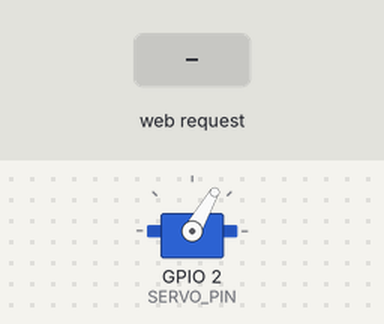
This program was run on a simulated ESP32. Parts: servo. The inputs (shaded band) are chosen by the test bench. WiFi joins after 1.5 s; servers stay silent unless stated; what the program prints to the serial monitor is not drawn.

Above: at 2.7 s.
2.8 s: HTTP request GET /toggle received
At 3.4 s:
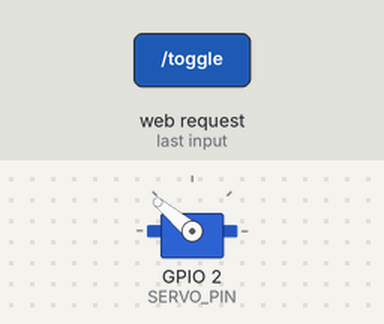
5.1 s: HTTP request GET /servo?pos=1 received
At 5.7 s:
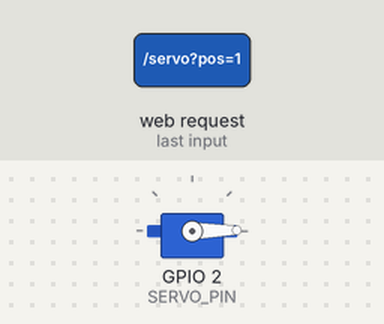
6.6 s: HTTP request GET /servo?pos=120 received
At 6.9 s:
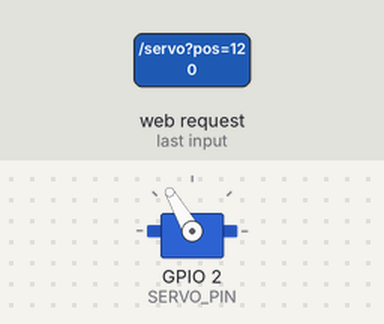
8.1 s: HTTP request GET /toggle?pos=1 received
At 9.8 s:
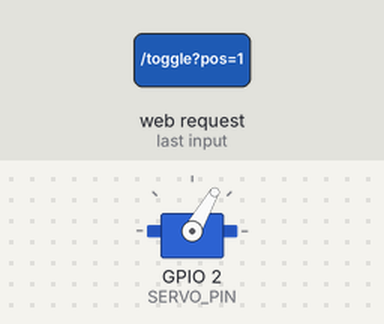
Timing chart, 0 to 11.3 s (numbered marks = the images above; inputs shaded):
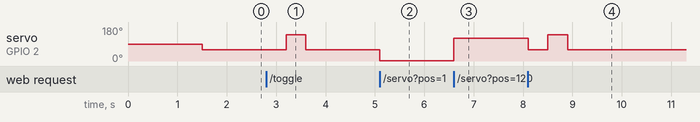

Measured:
- after the input at 2.8 s, servo on GPIO 2 (SERVO_PIN): 60° → 140° after 0.40 s, → 60° 0.40 s later
- after the input at 5.1 s, servo on GPIO 2 (SERVO_PIN): 60° → 1° at once
- after the input at 6.6 s, servo on GPIO 2 (SERVO_PIN): 1° → 120° at once
- after the input at 8.1 s, servo on GPIO 2 (SERVO_PIN): 120° → 60° at once, → 140° 0.40 s later, → 60° 0.40 s later

The program:

main.cpp
```cpp
#include <Arduino.h>
#include <ESP32Servo.h>
#include <WebServer.h>
#include <WiFi.h>

#define SERVO_PIN 2

const char* ssid = "your Wifi Name";
const char* password = "wife password here";

const char index_html[] = R"(
<!DOCTYPE html>
<html lang="en">

<head>
  <meta charset="UTF-8" />
  <meta name="viewport" content="width=device-width, initial-scale=1.0" />
  <title>ESP32 light switch</title>
  <style>
    :root {
      --bg: #f5f6fa;
      --primary: #0078d7;
      --text: #333;
      --card-bg: #fff;
      --border: #ddd;
    }

    body {
      font-family: 'Segoe UI', Roboto, sans-serif;
      background-color: var(--bg);
      margin: 0;
      padding: 0;
      color: var(--text);
      display: flex;
      flex-direction: column;
      align-items: center;
      min-height: 100vh;
    }

    header {
      width: 100%;
      background: var(--primary);
      color: white;
      text-align: center;
      padding: 0;
      box-shadow: 0 2px 5px rgba(0, 0, 0, 0.1);
    }

    .button-holder {
      flex: 1;
      display: flex;
      flex-direction: column;
      justify-items: center;
      width: 90%;
      max-width: 400px;
      padding: 2rem;
    }

    .switch {
      background: var(--primary);
      color: white;
      border: none;
      border-radius: 5px;
      padding: 1rem;
      margin: 0.5rem;
      font-size: 2rem;
      cursor: pointer;
      transition: background 0.2s;
    }

    button:hover {
      background: #005ea3;
    }

    footer {
      text-align: center;
      padding: 1rem;
      font-size: 0.9rem;
      color: #666;
    }
  </style>
</head>

<body>
  <header>
    <h1>Light Switch Controls</h1>
  </header>

  <div class="button-holder">
    <button class="switch" id="toggleBtn">Toggle</button>
  </div>

  <footer>
    &copy; Trademarked by Tunnel Hermits cuz yea we made this and not GPT
  </footer>

  <!-- JavaScript -->
  <script>
    document.getElementById("toggleBtn").addEventListener("click", toggleLed);

    async function toggleLed() {
      try {
        await fetch("/toggle");
      } catch (err) {
        console.error("Error toggling LED:", err);
      }
    }

  </script>
</body>

</html>
)";

Servo myservo;
WebServer server(80);  // HTTP server on port 80

void handleRoot() {
    server.send(200, "text/html", index_html);
}

void handleServo() {
    if (server.hasArg("pos")) {
        int pos = server.arg("pos").toInt();
        if (pos >= 0 && pos <= 180) {
            myservo.write(pos);
            String message = "Moved servo to position: " + String(pos);
            server.send(200, "text/plain", message);
        } else {
            server.send(400, "text/plain", "Invalid angle. Use 0-180.");
        }
    } else {
        server.send(400, "text/plain", "Missing 'pos' parameter.");
    }
}

void handleToggle() {
    myservo.write(60);
    delay(400);
    myservo.write(140);
    delay(400);
    myservo.write(60);

    server.send(200, "text/plain", "yes");
}

void setup() {
    Serial.begin(115200);

    // Attach servo
    myservo.attach(SERVO_PIN);
    myservo.write(90);  // Center position

    // Connect to WiFi
    Serial.println("Connecting to WiFi...");
    WiFi.begin(ssid, password);

    while (WiFi.status() != WL_CONNECTED) {
        delay(500);
        Serial.print(".");
    }

    Serial.println("");
    Serial.println("WiFi connected!");
    Serial.print("IP address: ");
    Serial.println(WiFi.localIP());

    Serial.print("ESP32 MAC Address: ");
    Serial.println(WiFi.macAddress());

    // Register endpoints
    server.on("/", handleRoot);
    server.on("/toggle", handleToggle);
    server.on("/servo", handleServo);
    myservo.write(60);

    server.begin();
    Serial.println("HTTP server started");
}

void loop() {
    server.handleClient();  // Handle incoming HTTP requests
}
```
